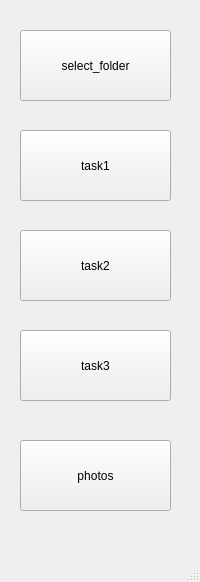
<?xml version="1.0" encoding="UTF-8"?>
<ui version="4.0">
 <class>MainWindow</class>
 <widget class="QMainWindow" name="MainWindow">
  <property name="geometry">
   <rect>
    <x>0</x>
    <y>0</y>
    <width>200</width>
    <height>582</height>
   </rect>
  </property>
  <property name="cursor">
   <cursorShape>CrossCursor</cursorShape>
  </property>
  <property name="windowTitle">
   <string>MainWindow</string>
  </property>
  <widget class="QWidget" name="centralwidget">
   <widget class="QPushButton" name="pushButton_2">
    <property name="geometry">
     <rect>
      <x>20</x>
      <y>130</y>
      <width>151</width>
      <height>71</height>
     </rect>
    </property>
    <property name="text">
     <string>task1</string>
    </property>
   </widget>
   <widget class="QPushButton" name="pushButton_3">
    <property name="geometry">
     <rect>
      <x>20</x>
      <y>230</y>
      <width>151</width>
      <height>71</height>
     </rect>
    </property>
    <property name="text">
     <string>task2</string>
    </property>
   </widget>
   <widget class="QPushButton" name="pushButton_4">
    <property name="geometry">
     <rect>
      <x>20</x>
      <y>30</y>
      <width>151</width>
      <height>71</height>
     </rect>
    </property>
    <property name="cursor">
     <cursorShape>OpenHandCursor</cursorShape>
    </property>
    <property name="text">
     <string>select_folder</string>
    </property>
   </widget>
   <widget class="QPushButton" name="pushButton_5">
    <property name="geometry">
     <rect>
      <x>20</x>
      <y>330</y>
      <width>151</width>
      <height>71</height>
     </rect>
    </property>
    <property name="text">
     <string>task3</string>
    </property>
   </widget>
   <widget class="QPushButton" name="pushButton_6">
    <property name="geometry">
     <rect>
      <x>20</x>
      <y>440</y>
      <width>151</width>
      <height>71</height>
     </rect>
    </property>
    <property name="text">
     <string>photos</string>
    </property>
   </widget>
  </widget>
  <widget class="QMenuBar" name="menubar">
   <property name="geometry">
    <rect>
     <x>0</x>
     <y>0</y>
     <width>200</width>
     <height>26</height>
    </rect>
   </property>
  </widget>
  <widget class="QStatusBar" name="statusbar"/>
 </widget>
 <resources/>
 <connections/>
</ui>
